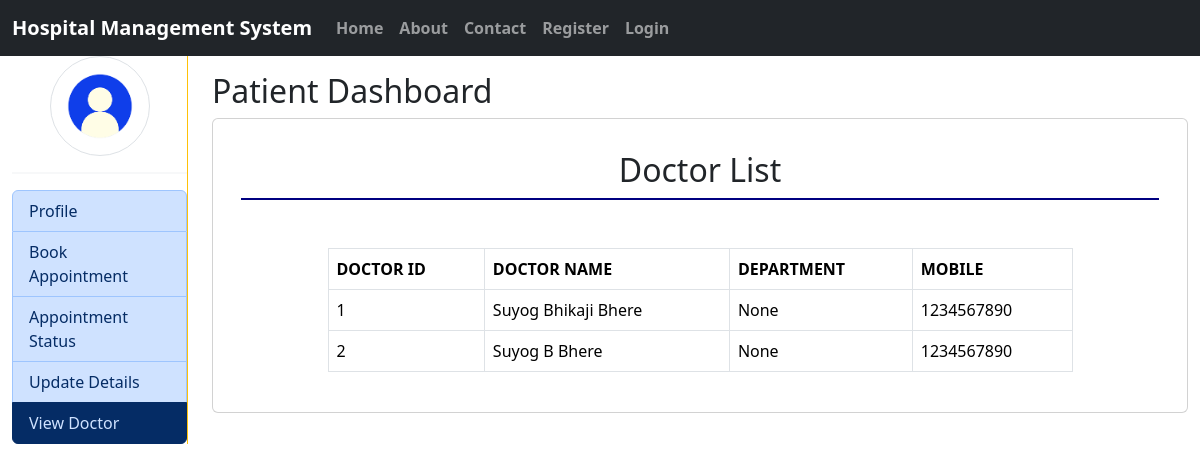
Page /hms_patient/Doctor_List/ on the committed database.
### hms/models.py (models this page shows, shortened)
class Doctor(models.Model):
    user = models.OneToOneField(User, on_delete=models.CASCADE)
    D_ID = models.AutoField(primary_key=True)
    Department = models.ForeignKey(Department,on_delete=models.CASCADE,null=True)

class User(AbstractBaseUser,PermissionsMixin):
    first_name= models.CharField(max_length=250)
    last_name= models.CharField(max_length=250)
    email= models.EmailField(unique=True)
    mobile= models.CharField(max_length=10)
    is_active=models.BooleanField(default=True)
    is_staff=models.BooleanField(default=False)
    is_patient=models.BooleanField(default=False)
    is_doctor=models.BooleanField(default=False)
    gender = models.CharField(choices=Gender_choice,max_length=100)
    USERNAME_FIELD = 'email'
    REQUIRED_FIELDS = ['mobile']
    object = CustomUserManager()

### hms_patient/views.py (the view)
# urls.py: path('Doctor_List/',views.Doctor_List,name='Doctor_List')
def Doctor_List(request):
    doctor = Doctor.objects.all()
    return render(request, 'hms_patient/doctor_list.html',locals())

### hms_patient/templates/hms_patient/doctor_list.html (shortened to what this page needs)
{% extends 'hms_patient/patient_index.html' %}
{% load static %}
{% block patient  %}
<div>
    <h2>Patient Dashboard</h2>
    <div class="container card">
        <div class="card-body my-2 ">
            {% block PatientHeading %}
            <h2 class="p-2 text-center" style="border-bottom: 2px solid navy;">Doctor List</h2>
            {% endblock PatientHeading %}
        <div class="container mt-5 table-responsive">
            <div class="col-sm-10 mx-auto">
                <table class="table table-bordered table-hover">
                    <thead>
                        <tr>
                            <th>DOCTOR ID</th>
                            <th>DOCTOR NAME</th>
                            <th>DEPARTMENT</th>
                            <th>MOBILE</th>
                        </tr>
                    </thead>
                    <tbody>
                        {% for dt in doctor %}
                            <tr>
                                <td>{{dt.D_ID}}</td>
                                <td>{{dt.user.first_name}} {{dt.user.last_name}}</td>
                                <td>{{dt.Department}}</td>
                                <td>{{dt.user.mobile}}</td>
                            </tr>
                        {% endfor %}
                    </tbody>
                </table>
            </div>
        </div>
        </div>
    </div>
</div>
{% endblock patient %}

### rows in the picture
Doctor: D_ID "1", user.first_name "Suyog Bhikaji", user.last_name "Bhere", Department "None", user.mobile "1234567890"
Doctor: D_ID "2", user.first_name "Suyog B", user.last_name "Bhere", Department "None", user.mobile "1234567890"
